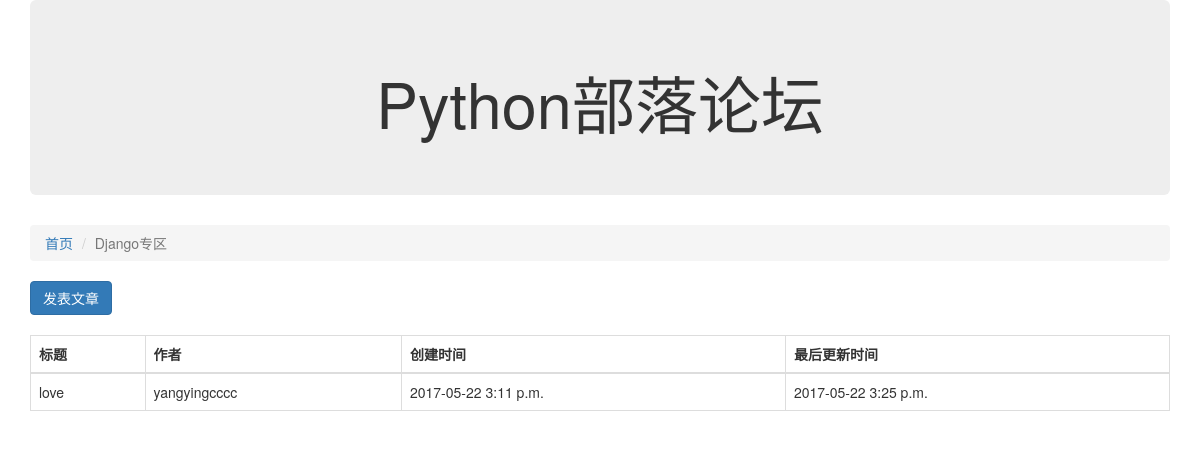
The app's page /article/list/2 with its own data.
### block/models.py (models this page shows, shortened)
class Block(models.Model):
  name = models.CharField("版块名称",max_length=100)
  desc = models.CharField("版块描述",max_length=100)
  manager_name = models.CharField("版块管理员名称",max_length=100)
  status = models.IntegerField("状态",
          choices=((0,"正常"),(-1,"删除")))
  class Meta:
      verbose_name = "版块"
      verbose_name_plural = "版块"

### article/models.py (models this page shows, shortened)
class Article(models.Model):
  block = models.ForeignKey(Block,verbose_name="版块ID")
  title = models.CharField("版块名称",max_length=100)
  content = models.CharField("版块描述",max_length=10000)
  status = models.IntegerField("状态",
          choices=((0,"正常"),(-1,"删除")))
  create_timestamp = models.DateTimeField("创建时间",auto_now_add=True)
  last_update_timestamp = models.DateTimeField("最后更新时间",auto_now=True)
  class Meta:
      verbose_name = "文章"
      verbose_name_plural = "文章"

### article/views.py (the view)
# urls.py: url(r'^list/(?P<block_id>\d+)', article_list),
def article_list(request,block_id):
    block_id = int(block_id)
    block = Block.objects.get(id=block_id)
    articles_objs = Article.objects.filter(block=block,status=0).order_by("-id")
    return render(request,"article_list.html",{"articles":articles_objs, "b":block})

### article/templates/article_list.html (shortened to what this page needs)
<!doctype html>
{% extends "base.html" %}
{% block content %}
<div class="col-xs-12 col-md-12">
  <ol class="breadcrumb">
    <li><a href="/">首页</a></li>
    <li class="active">{{b.name}}</li>
  </ol>
  <a href="/article/detail/{{b.id}}" class="btn btn-primary">发表文章</a>
    <br />
    <br />
  <table class="table table-bordered">
    <thead>
      <tr>
        <th>标题</th>
        <th>作者</th>
        <th>创建时间</th>
        <th>最后更新时间</th>
      </tr>
    </thead>
    <tbody>
      {% for article in articles %}
      <tr>
        <td>{{article.title }}</td>
        <td>{{article.content }}</td>
        <td>{{article.create_timestamp|date:"Y-m-d P" }}</td>
        <td>{{article.last_update_timestamp|date:"Y-m-d P" }}</td>
      </tr>
      {% endfor %}
    </tbody>
</div>
{% endblock %}

### records on screen
Block: name "Django专区"
Article: title "love", content "yangyingcccc", create_timestamp "2017-05-22 3:11 p.m.", last_update_timestamp "2017-05-22 3:25 p.m."
